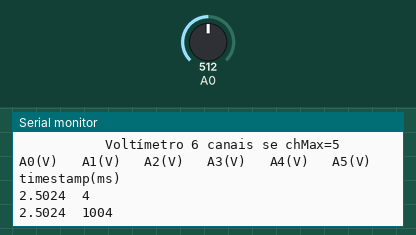
Simulated run of this sketch. Board: Arduino Uno, built with avr-gcc and run on an emulated ATmega328P. Parts: the last lines printed to the serial monitor. Inputs (shaded band) come from the test bench; at power-on: A0 = 512.

Above: at 1.8 s.
1.9 s: A0 set to 716
At 2.4 s:
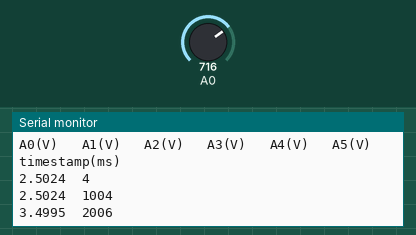
3.4 s: A0 set to 900
At 4.8 s:
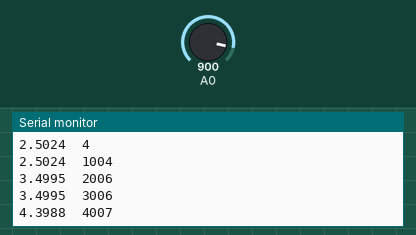
Timing chart, 0 to 6.4 s (numbered marks = the images above; inputs shaded):
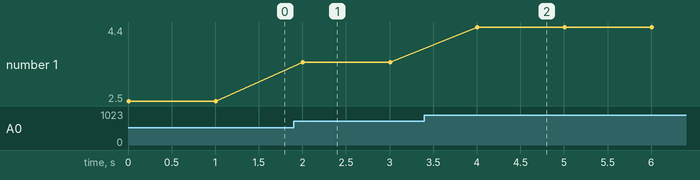

Measured:
- after the input at 1.9 s, the serial monitor: prints a new line after 0.11 s (image 1)
- after the input at 3.4 s, the serial monitor: prints a new line after 0.61 s (image 2)
- plotted number 1: 2.5 → 3.5 after the input at 1.9 s, 3.5 → 4.4 after the input at 3.4 s

The sketch:

Voltimetro26Jul.ino
```cpp
void setup() {
  // Cria a comunicação serial para exibir os valores no monitor serial
  Serial.begin(115200);
  Serial.println("\n\n\n           Voltímetro 6 canais se chMax=5");
  Serial.println("A0(V)   A1(V)   A2(V)   A3(V)   A4(V)   A5(V) timestamp(ms)");
}

void loop() {
  float tensao[6];
  int chMax=0; // use 5 para os 6 canais, ou 0 para 1 canal
  int chN;

  // Mede o valor de 0 a 1023 e converte para tensão
  //           o (float) faz um coerção, pois o comando analogRead retorna um numero inteiro e a tensão é um float
  for (chN=0;chN<=chMax;chN++) {
   tensao[chN] = (float)analogRead(chN)*5/1023;
   Serial.print(tensao[chN],4); // com 4 digitos
    Serial.print("\t");
   }
   Serial.print(millis());
    Serial.print("\n");
  // Cria um pequeno atraso entre cada medição
  delay(1000);
}
```
